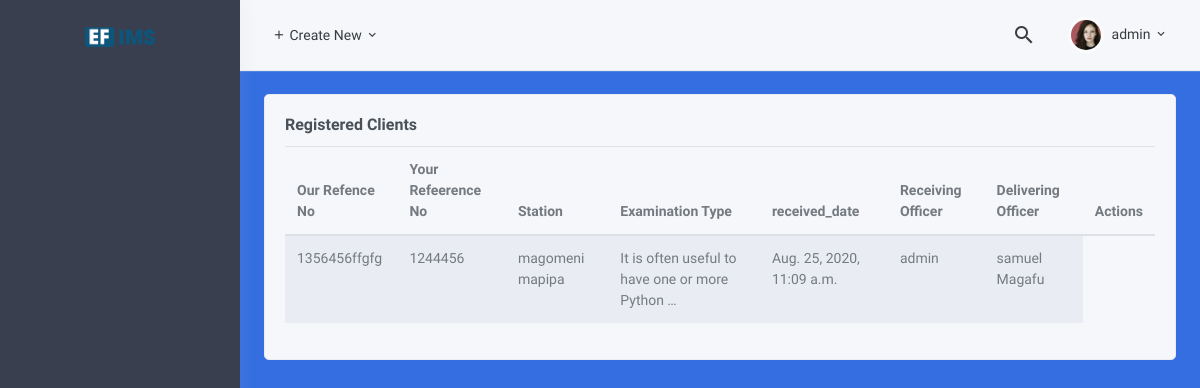
/ballistic/ (signed in), run on the app's committed database.
### balistic/models.py (models this page shows, shortened)
class Ballistic(models.Model):
    ourref = models.CharField(verbose_name="Our REF", max_length=100,unique=True,null=False)
    yourref = models.CharField(verbose_name="Your REF", max_length=100,unique=True,null=False)
    station = models.CharField(help_text="Enter Police Station", max_length=160,null=False,blank=False,verbose_name="Police Station")
    article = models.TextField(verbose_name="Article or Exhibits Received")
    examination = models.TextField(verbose_name="Type of Examination")
    addition = models.TextField(verbose_name="Addition Information")
    received_date = models.DateTimeField(verbose_name="Date Received", auto_now=True, auto_now_add=False)
    receicer = models.ForeignKey('auth.User',on_delete=models.CASCADE,related_name="receiver",verbose_name="receiving officer")
    deliver = models.ForeignKey(Client,on_delete=models.CASCADE,related_name="deliver",verbose_name="delivering officer")
    viewed  = models.BooleanField(default=False)
    class Meta:
        verbose_name = 'Ballistic'
        verbose_name_plural = 'Ballistics'

### pages/models.py (models this page shows, shortened)
class Client(models.Model):
    ir = models.CharField(help_text="Enter IR", max_length=160,null=False,blank=False, verbose_name="IR")
    casetype = models.CharField(help_text="Enter Case Type", max_length=160,null=False,blank=False,verbose_name="Case Type")
    status = models.CharField(help_text="Enter Exhibit Type or Status", max_length=160,null=False,blank=False,verbose_name="Exhibit Type or Status")
    region = models.CharField(help_text="Enter Region or region", max_length=160,null=False,blank=False,verbose_name="Region or District")
    client = models.CharField(help_text="Enter Clients Name", max_length=160,null=False,blank=False,verbose_name="Client Name")
    class Meta:
        verbose_name = 'Client'
        verbose_name_plural = 'Clients'
    def __str__(self):
        return self.client

### balistic/views.py (the view)
# urls.py: path('', views.BallisticListView.as_view(), name='list'),
class BallisticListView(LoginRequiredMixin,ListView):
    context_object_name = 'cases'
    model = Ballistic
    template_name = "ballistic/list.html"

### balistic/templatetags/ballistic_tags.py (called while the page is built)
@register.filter(name='has_group')
def has_group(user, group_name):
    group = Group.objects.get(name=group_name)
    return True if group in user.groups.all() else False

### template/ballistic/list.html (shortened to what this page needs)
{% extends 'ballistic/base.html' %}
{% load static %}
{% load ballistic_tags %}
{% block content %}
<div id="layout-wrapper">
    {% include 'include/navbar.html' %}
    <div class="main-content">
        <div class="page-content">
            <div class="container-fluid">
                <div class="row">
                    <div class="col-xl-12">
                        <div class="card">
                            <div class="card-body">
                                <h4 class="card-title">
                                    Registered Clients
                                </h4>
                                <table id="datatable-buttons" class="table table-striped dt-responsive nowrap">
                                    <thead>
                                        <tr>
                                            <th>Our Refence No</th>
                                            <th>Your Refeerence No</th>
                                            <th>Station</th>
                                            <th>Examination Type</th>
                                            <th>received_date </th>
                                            <th>Receiving Officer</th>
                                            <th>Delivering Officer</th>
                                            <th>Actions</th>
                                        </tr>
                                    </thead>
                                    <tbody>
                                        {% for ballistic in cases %}
                                        <tr>
                                            <td>{{ ballistic.ourref }}</td>
                                            <td>{{ ballistic.yourref }}</td>
                                            <td>{{ ballistic.station }}</td>
                                            <td>{{ballistic.examination|truncatewords:10}}</td>
                                            <td>{{ballistic.received_date}}</td>
                                            <td>{{ballistic.receicer}}</td>
                                            <td>{{ballistic.deliver}}</td>
                                        </tr>
                                        {% endfor %}
                                    </tbody>
                                </table>
                            </div>
                        </div>
                    </div>
                </div>
            </div>
        </div>
    </div>
</div>
{% endblock content %}

### template/include/navbar.html (shortened to what this page needs)
{% load static %}
{% load ballistic_tags %}
<header id="page-topbar">
    <div class="navbar-header">
        <div class="d-flex align-items-left">
            <div class="dropdown d-none d-sm-inline-block">
                <button type="button" class="btn header-item waves-effect" id="page-header-user-dropdown" data-toggle="dropdown" aria-haspopup="true" aria-expanded="false">
                    <i class="mdi mdi-plus"></i> Create New
                    <i class="mdi mdi-chevron-down d-none d-sm-inline-block"></i>
                </button>
            </div>
        </div>
        <div class="d-flex align-items-right">
            <div class="dropdown d-none d-sm-inline-block ml-2">
                <button type="button" class="btn header-item noti-icon waves-effect" id="page-header-search-dropdown" data-toggle="dropdown" aria-haspopup="true" aria-expanded="false">
                    <i class="mdi mdi-magnify"></i>
                </button>
            </div>
            <div class="dropdown d-inline-block ml-2">
                <button type="button" class="btn header-item waves-effect" id="page-header-user-dropdown" data-toggle="dropdown" aria-haspopup="true" aria-expanded="false">
                    <img class="rounded-circle header-profile-user" src="{% static 'assets/images/users/avatar-3.jpg' %}" alt="Header Avatar">
                    <span class="d-none d-sm-inline-block ml-1">{{user.username}}</span>
                    <i class="mdi mdi-chevron-down d-none d-sm-inline-block"></i>
                </button>
            </div>
        </div>
    </div>
</header>
<div class="vertical-menu mm-active">
    <div data-simplebar="init" class="h-100 mm-show"><div class="simplebar-wrapper" style="margin: 0px;"><div class="simplebar-height-auto-observer-wrapper"><div class="simplebar-height-auto-observer"></div></div><div class="simplebar-mask"><div class="simplebar-offset" style="right: -15px; bottom: 0px;"><div class="simplebar-content-wrapper" style="height: 100%; overflow: hidden scroll;"><div class="simplebar-content" style="padding: 0px;">
        <div class="navbar-brand-box">
            <a href="index.html" class="logo">
                <img src="{% static 'assets/images/logo-dark.png' %}">
            </a>
        </div>
        <div id="sidebar-menu" class="mm-active">
        </div>
    </div></div></div></div><div class="simplebar-placeholder" style="width: auto; height: 657px;"></div></div></div>
</div>

### data on the page
Ballistic: ourref "1356456ffgfg", yourref "1244456", station "magomeni mapipa", examination "It is often useful to have one or more Python …", received_date "Aug. 25, 2020, 11:09 a.m.", receicer "admin", deliver "samuel Magafu"

### other printed values
{{ user.username }} "admin"
